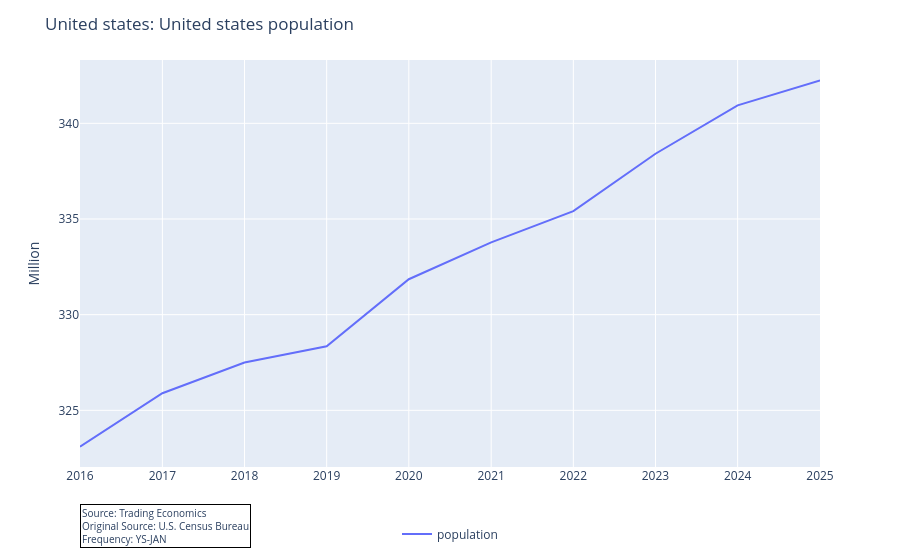

Write notebook code for a chart like this one.
### Code cell
scrapped.plot_series()

### Figure 1 — Plotly figure (JSON) as saved in the notebook; plotly's stock layout.template omitted (floating-point values rounded to 4 significant figures)
{"data": [{"hovertemplate": "variable=population<br>index=%{x}<br>value=%{y}<extra></extra>", "legendgroup": "population", "line": {"color": "#636efa", "dash": "solid"}, "marker": {"symbol": "circle"}, "mode": "lines", "name": "population", "orientation": "v", "showlegend": true, "type": "scatter", "x": ["2016-01-01T00:00:00", "2017-01-01T00:00:00", "2018-01-01T00:00:00", "2019-01-01T00:00:00", "2020-01-01T00:00:00", "2021-01-01T00:00:00", "2022-01-01T00:00:00", "2023-01-01T00:00:00", "2024-01-01T00:00:00", "2025-01-01T00:00:00"], "xaxis": "x", "y": [323.1, 325.9, 327.5, 328.3, 331.9, 333.8, 335.4, 338.4, 340.9, 342.2], "yaxis": "y"}], "layout": {"annotations": [{"align": "left", "bgcolor": "rgba(255, 255, 255, 0.8)", "bordercolor": "black", "borderwidth": 1, "font": {"size": 10}, "showarrow": false, "text": "Source: Trading Economics<br>Original Source: U.S. Census Bureau<br>Frequency: YS-JAN<br>", "x": 0, "xanchor": "left", "xref": "paper", "y": -0.2, "yanchor": "bottom", "yref": "paper"}], "legend": {"orientation": "h", "title": {"text": ""}, "tracegroupgap": 0, "x": 0.5, "xanchor": "center", "y": -0.2, "yanchor": "bottom"}, "margin": {"t": 60}, "title": {"text": "United states: United states population"}, "xaxis": {"anchor": "y", "domain": [0, 1], "title": {"text": ""}}, "yaxis": {"anchor": "x", "domain": [0, 1], "title": {"text": "Million"}}}}
